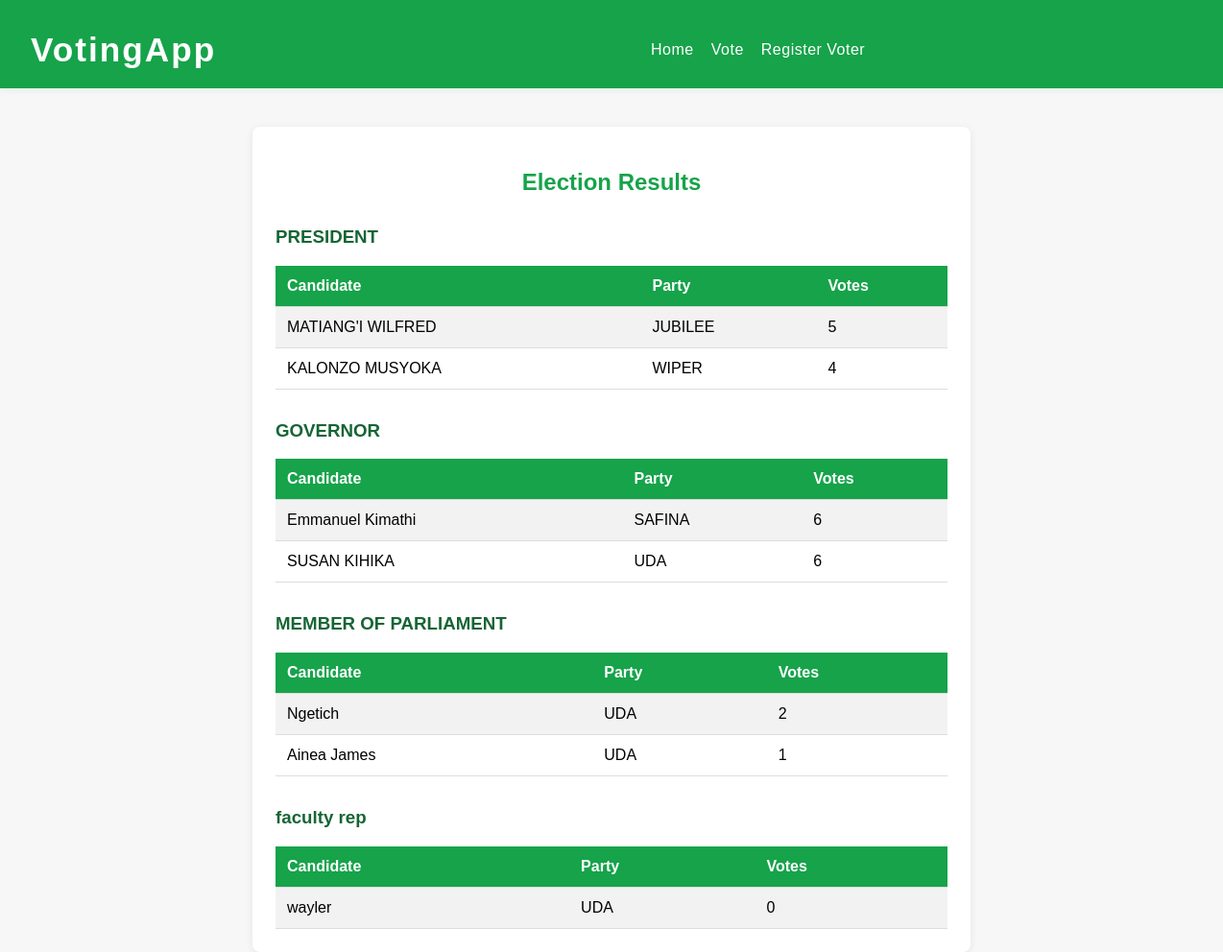
The app's page /evoting/results/ (signed in), older data.
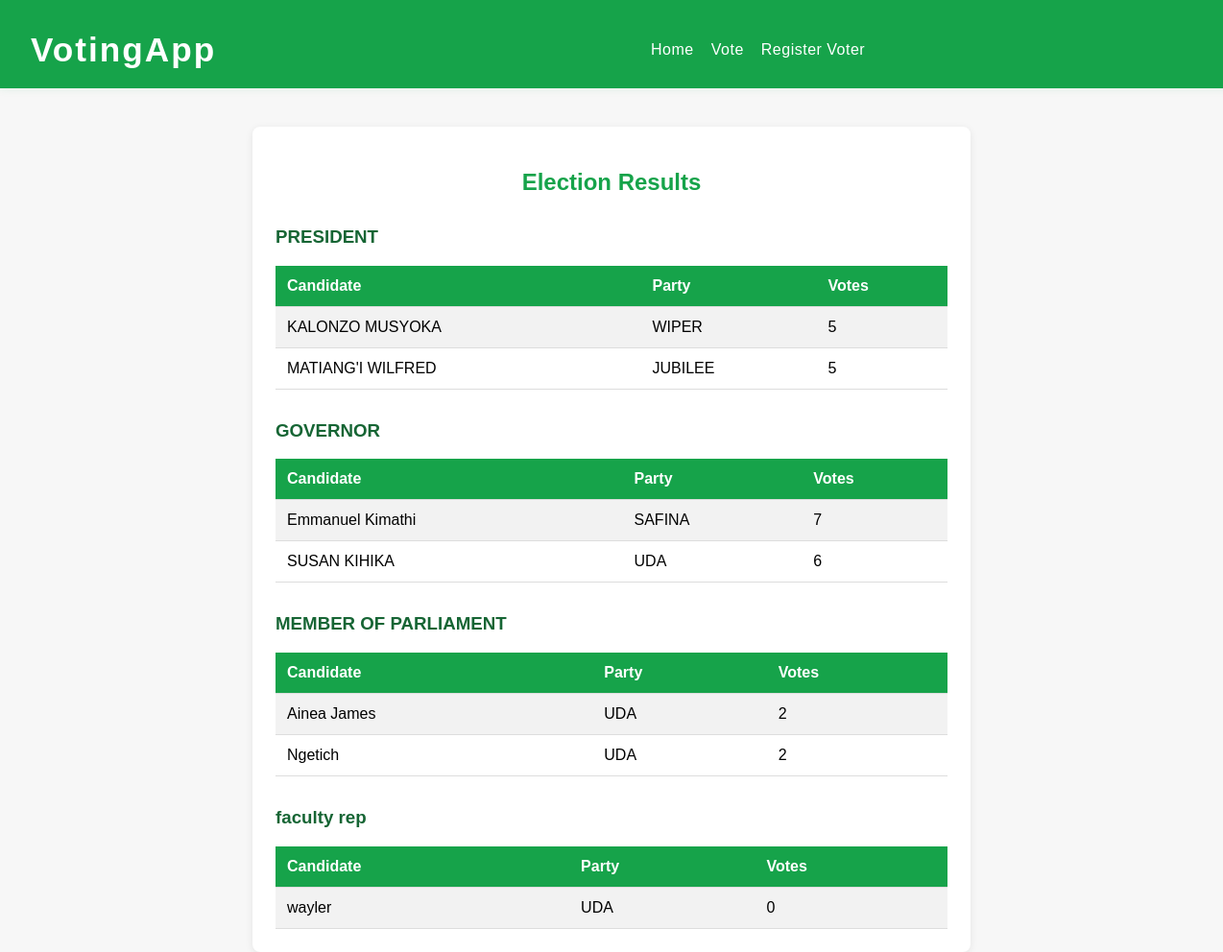
The same page, newer data.
### Evoting/models.py (models this page shows, shortened)
class Candidate(models.Model):
    name = models.CharField(max_length=100)
    party = models.CharField(max_length=100, default='')
    position = models.CharField(max_length=100, default='')
    votes = models.PositiveIntegerField(default=0)
    is_faculty_representative = models.BooleanField(default=True)
    faculty = models.CharField(
        max_length=50, choices=FACULTY_CHOICES, null=True, blank=True
    )

### Evoting/views.py (the view)
# urls.py: path('results/', views.results, name='results'),
@login_required
def results(request):
    positions = Candidate.objects.values_list('position', flat=True).distinct()
    results_by_position = {}
    for position in positions:
        results_by_position[position] = Candidate.objects.filter(position=position).order_by('-votes')
    return render(request, "results.html", {"results_by_position": results_by_position})

### Evoting/templates/results.html (shortened to what this page needs)
<!DOCTYPE html>
<html lang="en">
<head>
</head>
<body>
    <div class="header">
        <span>VotingApp</span>
        <nav>
            <a href="{% url 'Evoting:index' %}">Home</a>
            <a href="{% url 'Evoting:vote' %}">Vote</a>
            <a href="{% url 'Evoting:register_voter' %}">Register Voter</a>
        </nav>
    </div>
    <div class="container">
        <h2>Election Results</h2>
        {% for position, candidates in results_by_position.items %}
            <h3>{{ position }}</h3>
            <table>
                <tr>
                    <th>Candidate</th>
                    <th>Party</th>
                    <th>Votes</th>
                </tr>
                {% for candidate in candidates %}
                <tr>
                    <td>{{ candidate.name }}</td>
                    <td>{{ candidate.party }}</td>
                    <td>{{ candidate.votes }}</td>
                </tr>
                {% empty %}
                <tr>
                    <td colspan="3" style="text-align:center;">No candidates for this position.</td>
                </tr>
                {% endfor %}
            </table>
        {% endfor %}
    </div>
</body>
</html>

Row changes from the older to the newer data that the page shows:
changed Candidate "KALONZO MUSYOKA": votes "4" → "5"; moves up the list
changed Candidate "Emmanuel Kimathi": votes "6" → "7"
changed Candidate "Ainea James": votes "1" → "2"; moves up the list
